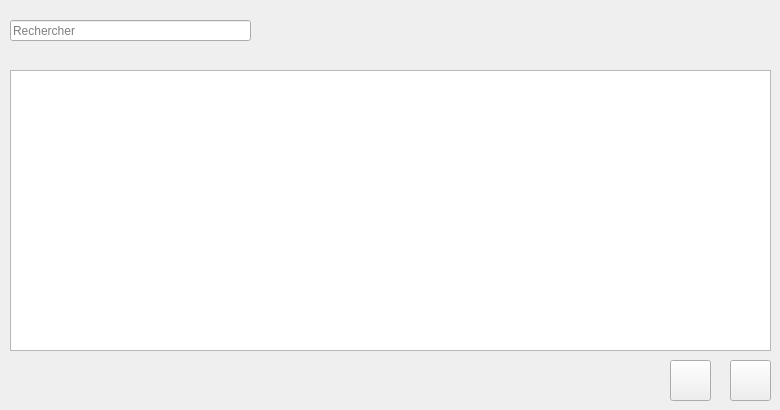
      <widget class="QWidget" name="tab_8">
       <attribute name="title">
        <string>Dashboard</string>
       </attribute>
       <widget class="QTableView" name="tableView_3">
        <property name="geometry">
         <rect>
          <x>10</x>
          <y>70</y>
          <width>761</width>
          <height>281</height>
         </rect>
        </property>
       </widget>
       <widget class="QPushButton" name="pushButton_11">
        <property name="geometry">
         <rect>
          <x>670</x>
          <y>360</y>
          <width>41</width>
          <height>41</height>
         </rect>
        </property>
        <property name="styleSheet">
         <string notr="true">border-image: url(:/Images/modify.png);</string>
        </property>
        <property name="text">
         <string/>
        </property>
       </widget>
       <widget class="QPushButton" name="supp_equip">
        <property name="geometry">
         <rect>
          <x>730</x>
          <y>360</y>
          <width>41</width>
          <height>41</height>
         </rect>
        </property>
        <property name="styleSheet">
         <string notr="true">border-image: url(:/Images/delete.png);</string>
        </property>
        <property name="text">
         <string/>
        </property>
       </widget>
       <widget class="QLineEdit" name="recherche_3">
        <property name="geometry">
         <rect>
          <x>10</x>
          <y>20</y>
          <width>241</width>
          <height>21</height>
         </rect>
        </property>
        <property name="text">
         <string/>
        </property>
        <property name="placeholderText">
         <string>Rechercher</string>
        </property>
       </widget>
       <widget class="QLabel" name="label_24">
        <property name="geometry">
         <rect>
          <x>260</x>
          <y>20</y>
          <width>31</width>
          <height>21</height>
         </rect>
        </property>
        <property name="styleSheet">
         <string notr="true">border-image: url(:/Images/search.png);</string>
        </property>
        <property name="text">
         <string/>
        </property>
       </widget>
       <widget class="QLabel" name="label_28">
        <property name="geometry">
         <rect>
          <x>330</x>
          <y>-20</y>
          <width>121</width>
          <height>111</height>
         </rect>
        </property>
        <property name="styleSheet">
         <string notr="true">border-image: url(:/Images/avatar.png);</string>
        </property>
        <property name="text">
         <string/>
        </property>
       </widget>
      </widget>
